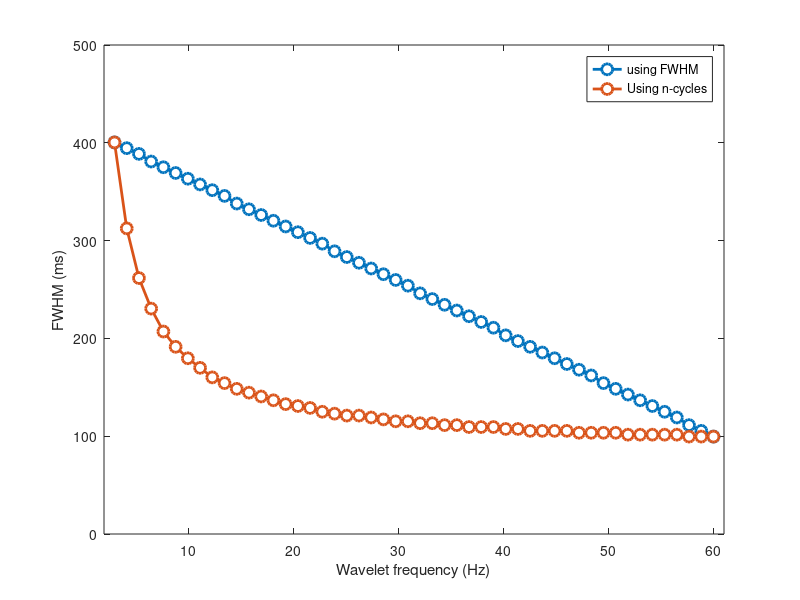

Here is the MATLAB script that generated this plot:
function xcohen_fig3()

% specify frequencies
frex = linspace(3,60,50);
fwhm = linspace(.4,.1,length(frex)); % in ms
ncyc = linspace(3.2,16,length(frex));
% parameters for complex Morlet wavelets
srate = 1024;
wavtime = -2:1/srate:2;
midp = dsearchn(wavtime',0);
% outputs
empfwhm = zeros(length(frex),2);
% loop over frequencies
for fi=1:length(frex)

    % create the Gaussian using the FWHM formula (equation 3)
    gwin = exp( (-4*log(2)*wavtime.^2) ./ fwhm(fi)^2 );

    % measure the empirical fwhm
    empfwhm(fi,1) = wavtime(midp-1+dsearchn(gwin(midp:end)',.5)) - wavtime(dsearchn(gwin(1:midp)',.5));

    % create the Gaussian using the n-cycles formula (equations 1-2)
    s = ncyc(fi) / (2*pi*frex(fi));
    gwin = exp( -wavtime.^2 ./ (2*s^2) );

    % empirical FWHM
    empfwhm(fi,2) = wavtime(midp-1+dsearchn(gwin(midp:end)',.5)) - wavtime(dsearchn(gwin(1:midp)',.5));
end
figure(3), clf
plot(frex,empfwhm*1000,'o-','markersize',8,'markerfacecolor','w','linew',2)
xlabel('Wavelet frequency (Hz)'), ylabel('FWHM (ms)')
legend({'using FWHM';'Using n-cycles'})
set(gca,'xlim',[frex(1)-1 frex(end)+1])